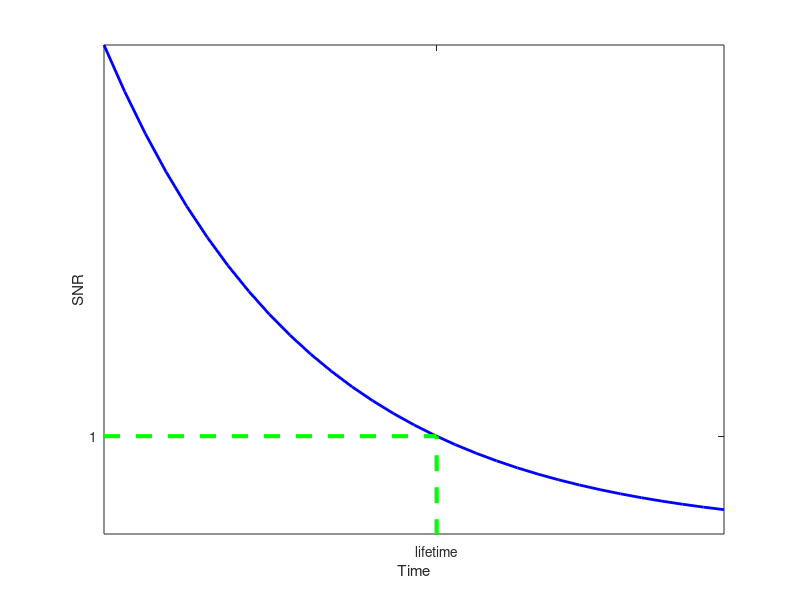

This figure's MATLAB source: (Note: this script raises an error after producing the figure.)
t=0:0.1:3;
s=5*exp(-t);
ts=log(5);
plot(t,s,'b','LineWidth',2)
line([0 ts ts],[1 1 0],'Color','g','LineStyle','--','LineWidth',3)
set(gca,'XTick',ts,'XTickLabel','lifetime','YTick',1,'YTickLabel','1')
xlabel('Time')
ylabel('SNR')
embiggen
set(gcf, 'PaperPositionMode', 'auto');
clear t s ts